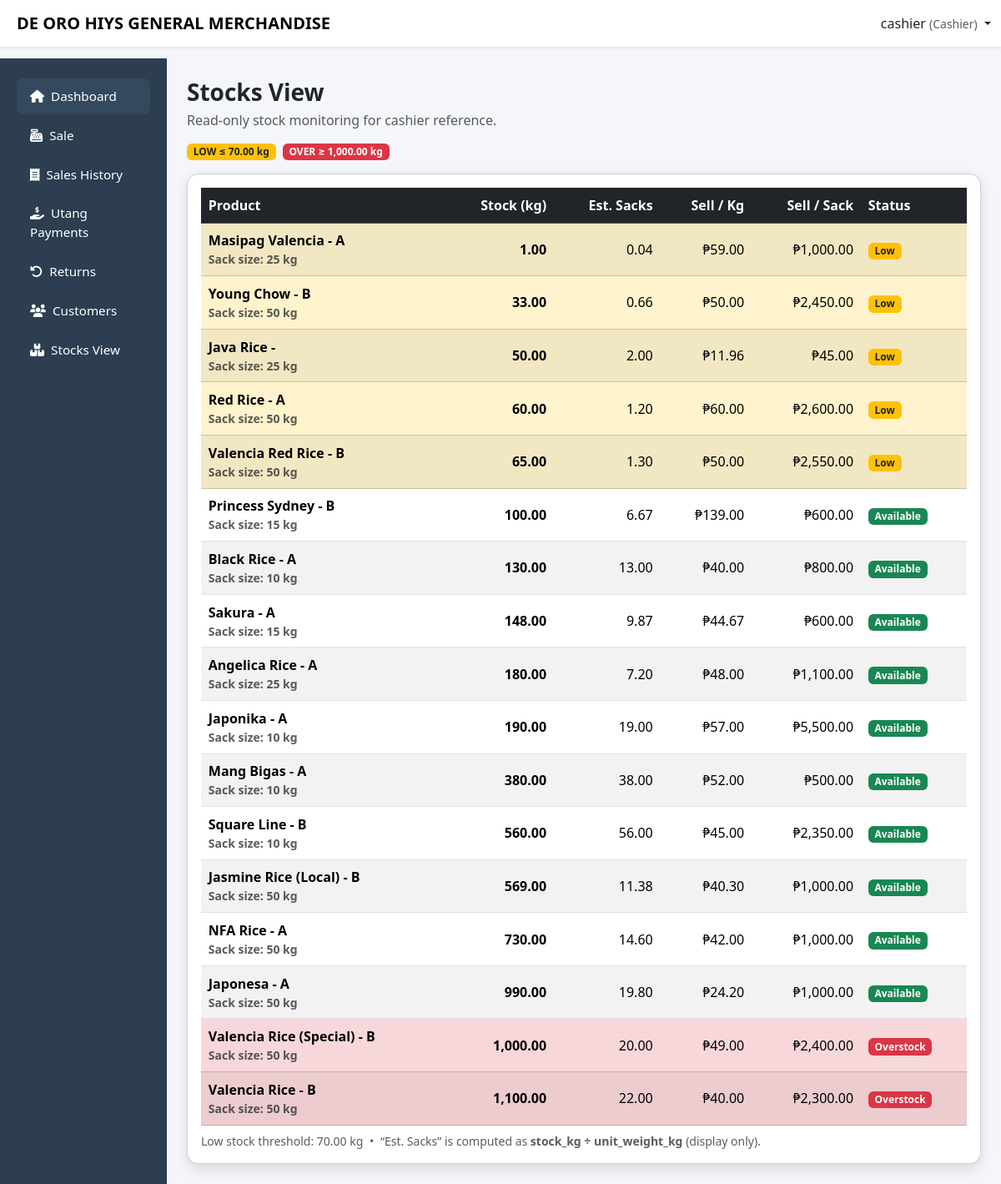
The app's page /ricesales_stock_monitoring/capstone/cashier/inventory_view.php (signed in) with its own data.
### tables this page shows
CREATE TABLE `stock_settings` (
  `id` tinyint(4) NOT NULL,
  `low_threshold_kg` decimal(10,2) NOT NULL DEFAULT 10.00,
  `over_threshold_kg` decimal(10,2) NOT NULL DEFAULT 1000.00,
  `updated_at` datetime DEFAULT current_timestamp() ON UPDATE current_timestamp()
);

CREATE TABLE `products` (
  `product_id` int(11) NOT NULL,
  `variety` varchar(100) DEFAULT NULL,
  `grade` enum('A','B') NOT NULL,
  `unit_weight_kg` decimal(10,2) DEFAULT NULL,
  `price_per_sack` decimal(10,2) NOT NULL,
  `price_per_kg` decimal(10,2) NOT NULL,
  `created_at` timestamp NOT NULL DEFAULT current_timestamp(),
  `archived` tinyint(1) NOT NULL DEFAULT 0,
  `stock_kg` decimal(10,2) NOT NULL DEFAULT 0.00
);

### ricesales_stock_monitoring/capstone/cashier/inventory_view.php (the view, shortened to what this page needs)
<?php
$username = $_SESSION['username'] ?? 'Cashier';
include '../config/db.php';
function h($v){ return htmlspecialchars((string)$v, ENT_QUOTES, 'UTF-8'); }
$DEFAULT_LOW  = 10;
$DEFAULT_OVER = 1000;
$LOW_STOCK_KG  = $DEFAULT_LOW;
$OVER_STOCK_KG = $DEFAULT_OVER;
$settingsRes = $conn->query("
    SELECT low_threshold_kg, over_threshold_kg
    FROM stock_settings
    WHERE id = 1
    LIMIT 1
");
if($settingsRes && $row = $settingsRes->fetch_assoc()){
    $LOW_STOCK_KG  = (float)$row['low_threshold_kg'];
    $OVER_STOCK_KG = (float)$row['over_threshold_kg'];
}
$sql = "
SELECT
  p.product_id,
  p.variety,
  p.grade,
  p.unit_weight_kg,
  p.price_per_kg,
  p.price_per_sack,
  IFNULL(SUM(
    CASE
      WHEN LOWER(it.type)='in' THEN it.qty_kg
      WHEN LOWER(it.type)='out' THEN -it.qty_kg
      WHEN LOWER(it.type)='adjust' THEN it.qty_kg
      ELSE 0
    END
  ),0) AS stock_kg
FROM products p
LEFT JOIN inventory_transactions it ON it.product_id = p.product_id
WHERE p.archived = 0
GROUP BY p.product_id
ORDER BY stock_kg ASC, p.variety ASC, p.grade ASC
";
$result = $conn->query($sql);
?>
<!DOCTYPE html>
<html lang="en">
<head>
<link href="https://cdn.jsdelivr.net/npm/bootstrap@5.3.2/dist/css/bootstrap.min.css" rel="stylesheet">
<link href="https://cdnjs.cloudflare.com/ajax/libs/font-awesome/6.5.1/css/all.min.css" rel="stylesheet">
<link href="../css/layout.css" rel="stylesheet">
</head>
<body>
<nav class="navbar navbar-expand-lg navbar-light bg-white shadow-sm fixed-top">
  <div class="container-fluid">
    <span class="navbar-brand fw-bold ms-2">DE ORO HIYS GENERAL MERCHANDISE</span>
    <div class="ms-auto dropdown">
      <a class="nav-link dropdown-toggle" data-bs-toggle="dropdown">
        <?= h($username) ?> <small class="text-muted">(Cashier)</small>
      </a>
    </div>
  </div>
</nav>
<div class="container-fluid">
  <div class="row">
    <?php include '../includes/cashier_sidebar.php'; ?>
<main class="col-lg-10 ms-sm-auto px-4 main-content">
<div class="py-4">
<div class="d-flex justify-content-between align-items-center flex-wrap gap-2 mb-2">
  <div>
    <h3 class="fw-bold mb-1">Stocks View</h3>
    <div class="text-muted">Read-only stock monitoring for cashier reference.</div>
  </div>
</div>
<div class="mt-3 d-flex flex-wrap gap-2">
  <span class="badge bg-warning text-dark">
    LOW ≤ <?= number_format($LOW_STOCK_KG,2) ?> kg
  </span>
  <span class="badge bg-danger">
    OVER ≥ <?= number_format($OVER_STOCK_KG,2) ?> kg
  </span>
</div>
<div class="card modern-card mt-3">
<div class="card-body">
<div class="table-responsive">
<table class="table table-striped align-middle mb-0">
<thead class="table-dark">
<tr>
<th>Product</th>
<th class="text-end">Stock (kg)</th>
<th class="text-end">Est. Sacks</th>
<th class="text-end">Sell / Kg</th>
<th class="text-end">Sell / Sack</th>
<th>Status</th>
</tr>
</thead>
<tbody>
                <?php if($result && $result->num_rows > 0): ?>
                  <?php while($row = $result->fetch_assoc()):
                    $stock = (float)($row['stock_kg'] ?? 0);
                    $w     = (float)($row['unit_weight_kg'] ?? 0);
                    $pKg   = (float)($row['price_per_kg'] ?? 0);
                    $pSack = (float)($row['price_per_sack'] ?? 0);
                    $isLow  = ($stock > 0 && $stock <= $LOW_STOCK_KG);
                    $isOver = ($stock >= $OVER_STOCK_KG);
$estSacks = ($w > 0) ? ($stock / $w) : 0;
if($stock <= 0){
    $badge = "<span class='badge bg-secondary'>Out of Stock</span>";
    $rowClass = "table-secondary";
} elseif($isOver){
    $badge = "<span class='badge bg-danger'>Overstock</span>";
    $rowClass = "table-danger";
} elseif($isLow){
    $badge = "<span class='badge bg-warning text-dark'>Low</span>";
    $rowClass = "table-warning";
} else {
    $badge = "<span class='badge bg-success'>Available</span>";
    $rowClass = "";
}
?>
                    <tr class="<?= $rowClass ?>">
                      <td class="fw-semibold">
                        <?= h(($row['variety'] ?? '').' - '.($row['grade'] ?? '')) ?>
                        <?php if($w > 0): ?>
                          <div class="text-muted small">Sack size: <?= number_format($w,0) ?> kg</div>
                        <?php else: ?>
                          <div class="text-muted small">Sack size: —</div>
                        <?php endif; ?>
                      </td>
                      <td class="text-end fw-bold"><?= number_format($stock,2) ?></td>
                      <td class="text-end">
                        <?php if($w > 0): ?>
                          <?= number_format($estSacks,2) ?>
                        <?php else: ?>
                          —
                        <?php endif; ?>
                      </td>
                      <td class="text-end">
                        <?php if($pKg > 0): ?>
                          ₱<?= number_format($pKg,2) ?>
                        <?php else: ?>
                          <span class="text-muted">0.00</span>
                        <?php endif; ?>
                      </td>
                      <td class="text-end">
                        <?php if($pSack > 0): ?>
                          ₱<?= number_format($pSack,2) ?>
                        <?php else: ?>
                          <span class="text-muted">0.00</span>
                        <?php endif; ?>
                      </td>
                      <td><?= $badge ?></td>
                    </tr>
                  <?php endwhile; ?>
                <?php else: ?>
                  <tr><td colspan="6" class="text-center text-muted">No products found.</td></tr>
                <?php endif; ?>
                </tbody>
              </table>
            </div>
            <div class="text-muted small mt-2">
              Low stock threshold: <?= number_format($LOW_STOCK_KG,2) ?> kg
              <span class="mx-1">•</span>
              “Est. Sacks” is computed as <b>stock_kg ÷ unit_weight_kg</b> (display only).
            </div>
          </div>
        </div>
      </div>
    </main>
  </div>
</div>
</body>
</html>

### ricesales_stock_monitoring/capstone/css/layout.css (style rules this page uses)
body { background:#f4f6f9; padding-top: 60px; }
.modern-card { border-radius:14px; box-shadow:0 6px 16px rgba(0,0,0,.12); transition:.3s; }
.main-content { padding-top:0px; }
.table td, .table th { padding:0.55rem; vertical-align: middle; }
.table td,.table th { vertical-align:middle; }
table td, .table th { padding:0.55rem; vertical-align: middle; }
body { background:#f4f6f9; padding-top:70px; }
.modern-card { border-radius:14px; box-shadow:0 6px 16px rgba(0,0,0,.12); }
.table td, .table th { vertical-align: middle; }

### records on screen
stock_settings: low_threshold_kg "70.00", over_threshold_kg "1,000.00"
products: variety+grade "Masipag Valencia - A", unit_weight_kg "25", stock "1.00", estSacks "0.04", price_per_kg "59.00", price_per_sack "1,000.00", shows "Low"
products: variety+grade "Young Chow - B", unit_weight_kg "50", stock "33.00", estSacks "0.66", price_per_kg "50.00", price_per_sack "2,450.00", shows "Low"
products: variety+grade "Java Rice -", unit_weight_kg "25", stock "50.00", estSacks "2.00", price_per_kg "11.96", price_per_sack "45.00", shows "Low"
products: variety+grade "Red Rice - A", unit_weight_kg "50", stock "60.00", estSacks "1.20", price_per_kg "60.00", price_per_sack "2,600.00", shows "Low"
products: variety+grade "Valencia Red Rice - B", unit_weight_kg "50", stock "65.00", estSacks "1.30", price_per_kg "50.00", price_per_sack "2,550.00", shows "Low"
products: variety+grade "Princess Sydney - B", unit_weight_kg "15", stock "100.00", estSacks "6.67", price_per_kg "139.00", price_per_sack "600.00", shows "Available"
products: variety+grade "Black Rice - A", unit_weight_kg "10", stock "130.00", estSacks "13.00", price_per_kg "40.00", price_per_sack "800.00", shows "Available"
products: variety+grade "Sakura - A", unit_weight_kg "15", stock "148.00", estSacks "9.87", price_per_kg "44.67", price_per_sack "600.00", shows "Available"
products: variety+grade "Angelica Rice - A", unit_weight_kg "25", stock "180.00", estSacks "7.20", price_per_kg "48.00", price_per_sack "1,100.00", shows "Available"
products: variety+grade "Japonika - A", unit_weight_kg "10", stock "190.00", estSacks "19.00", price_per_kg "57.00", price_per_sack "5,500.00", shows "Available"
products: variety+grade "Mang Bigas - A", unit_weight_kg "10", stock "380.00", estSacks "38.00", price_per_kg "52.00", price_per_sack "500.00", shows "Available"
products: variety+grade "Square Line - B", unit_weight_kg "10", stock "560.00", estSacks "56.00", price_per_kg "45.00", price_per_sack "2,350.00", shows "Available"
products: variety+grade "Jasmine Rice (Local) - B", unit_weight_kg "50", stock "569.00", estSacks "11.38", price_per_kg "40.30", price_per_sack "1,000.00", shows "Available"
products: variety+grade "NFA Rice - A", unit_weight_kg "50", stock "730.00", estSacks "14.60", price_per_kg "42.00", price_per_sack "1,000.00", shows "Available"
products: variety+grade "Japonesa - A", unit_weight_kg "50", stock "990.00", estSacks "19.80", price_per_kg "24.20", price_per_sack "1,000.00", shows "Available"
products: variety+grade "Valencia Rice (Special) - B", unit_weight_kg "50", stock "1,000.00", estSacks "20.00", price_per_kg "49.00", price_per_sack "2,400.00", shows "Overstock"
products: variety+grade "Valencia Rice - B", unit_weight_kg "50", stock "1,100.00", estSacks "22.00", price_per_kg "40.00", price_per_sack "2,300.00", shows "Overstock"

### other values on screen
$username "cashier"
